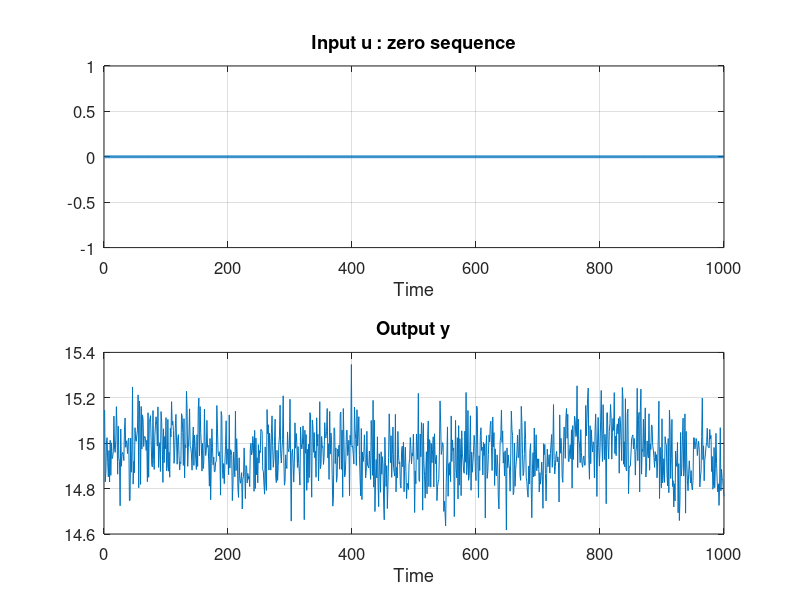
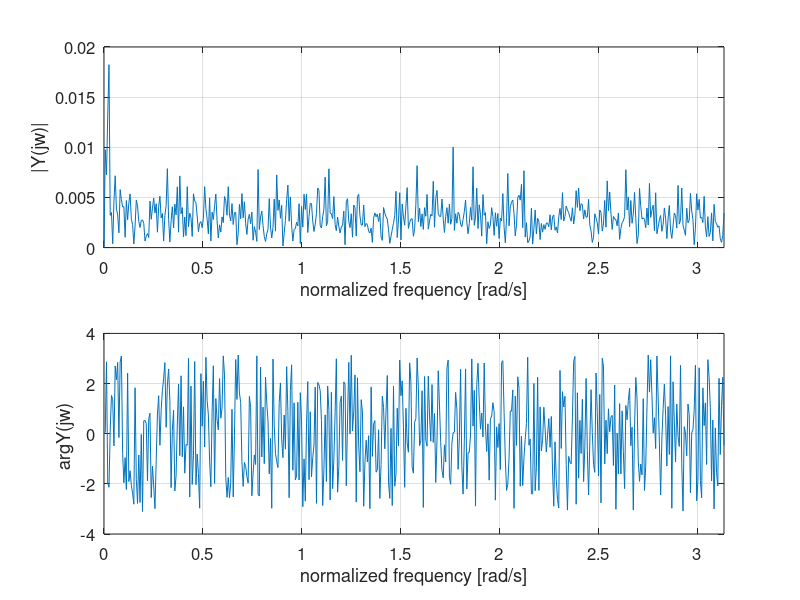
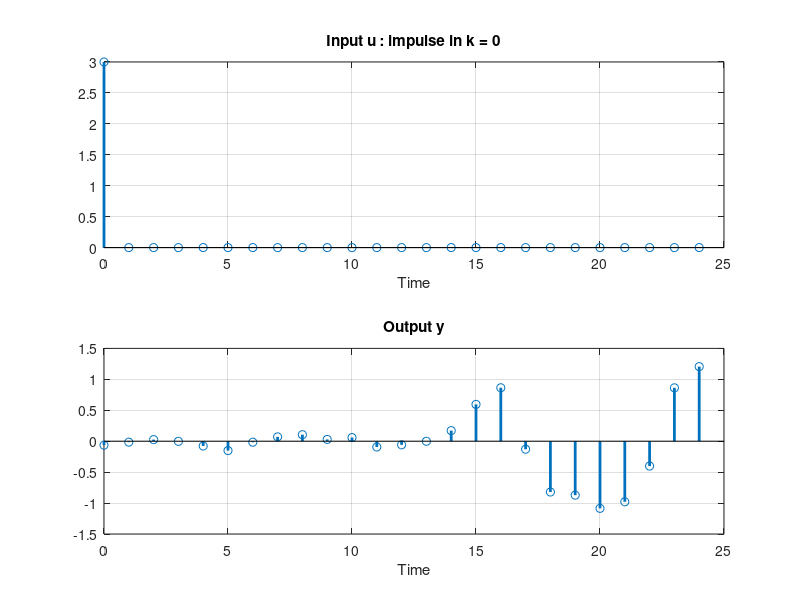
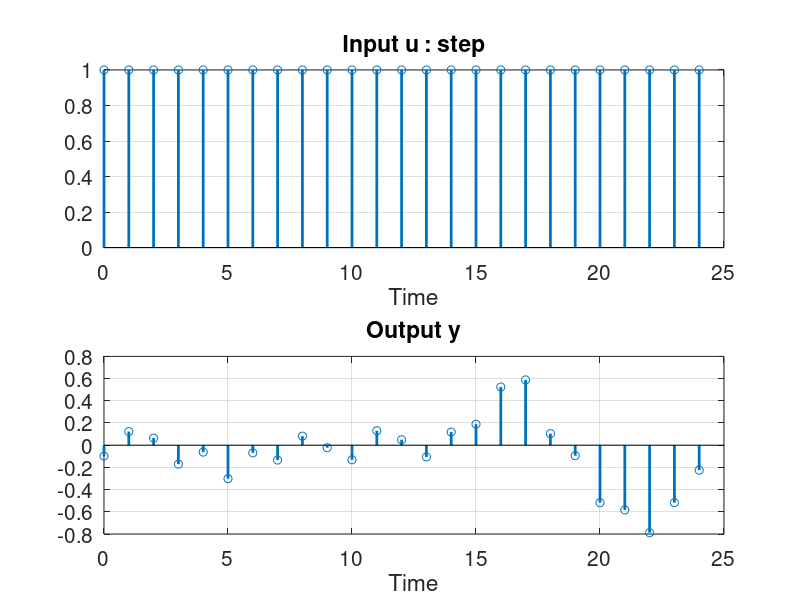

Here is the MATLAB script that generated these plots, in order:
close all; clear all;
load('simulation_data_3.mat');

DC = mean(y_zero);
% Sampling frequency = 10
t_500 = 0:0.1:49.9;
t_1000 = 0:0.1:99.9;
t_2000 = 0:0.1:199.9;

%% Applying a zero-sequence to the system - time domain
figure(1); clf;
subplot(211); plot(u_zero(1:1000),'LineWidth',2); 
set(gca, 'fontsize', 12); grid on;
xlabel('Time'); title('Input u : zero sequence');
subplot(212); plot(y_zero(1:1000)); 
set(gca, 'fontsize', 12); grid on;
xlabel('Time'); title('Output y');

%% Applying a zero-sequence to the system - frequency domain
delay = 15;
y_zero_filtered = y_zero(1:1000) - DC;

nfft = size(y_zero_filtered,1);
Fs = 1;                         % sampling frenquency
yfft = fft(y_zero_filtered);    % discrete Fourier transform
yfft = yfft(1:nfft/2)/nfft;     % single-sided spectrum

f = (0:nfft/2-1)*Fs/nfft;

figure(2); clf;
subplot(2,1,1); plot(2*pi*f,abs(yfft)); 
set(gca, 'fontsize', 12); grid on;
xlabel('normalized frequency [rad/s]'); ylabel('|Y(jw)|'); 
xlim([2*pi*f(1),2*pi*f(end)]);
subplot(2,1,2); plot(2*pi*f,angle(yfft)); 
set(gca, 'fontsize', 12); grid on;
xlabel('normalized frequency [rad/s]'); ylabel('arg{Y(jw)} '); 
xlim([2*pi*f(1),2*pi*f(end)]);

%%  Applying an impulse - time domain
figure(3); clf;
subplot(211); stem(0:24, u_impulse_response(1:25),'LineWidth',2); grid on;
xlabel('Time'); title('Input u : impulse in k = 0');
subplot(212); stem(0:24, y_impulse_response(1:25) - DC,'LineWidth',2); 
grid on;
xlabel('Time'); title('Output y');

%%  Applying a step - time domain
figure(4); clf;
subplot(211); stem(0:24, u_step(1:25),'LineWidth',2); 
set(gca, 'fontsize', 15); grid on;
xlabel('Time'); title('Input u : step');
subplot(212); stem(0:24,y_step(1:25) - DC,'LineWidth',2); 
set(gca, 'fontsize', 15); grid on;
xlabel('Time'); title('Output y');

%%  Applying a white noise - time domain
figure(5); clf; Nu = 100;
subplot(211); stem(u_white_noise(1:Nu)); 
set(gca, 'fontsize', 11); grid on;
xlabel('Time'); title('Input u : white noise');
subplot(212); stem(y_white_noise(1:Nu) - DC);
set(gca, 'fontsize', 11); grid on;
xlabel('Time'); title('Output y');

%%  Applying a PRBS - time domain
figure(6); clf; Nu = 100;
subplot(211); stem(u_prbs(1:Nu)); 
set(gca, 'fontsize', 11); grid on;
xlabel('Time'); title('Input u : PRBS');
subplot(212); stem(y_prbs_est(1:Nu) - DC); 
set(gca, 'fontsize', 11); grid on;
xlabel('Time'); title('Output y');

%%  Applying a sine wave - time domain
figure(6); clf;
subplot(211); plot(u_sin,'LineWidth',2); 
set(gca, 'fontsize', 15); grid on;
xlabel('Time'); title('Input u : sine wave');
subplot(212); plot(y_sin - DC,'LineWidth',2);
set(gca, 'fontsize', 15); grid on;
xlabel('Time'); title('Output y');





